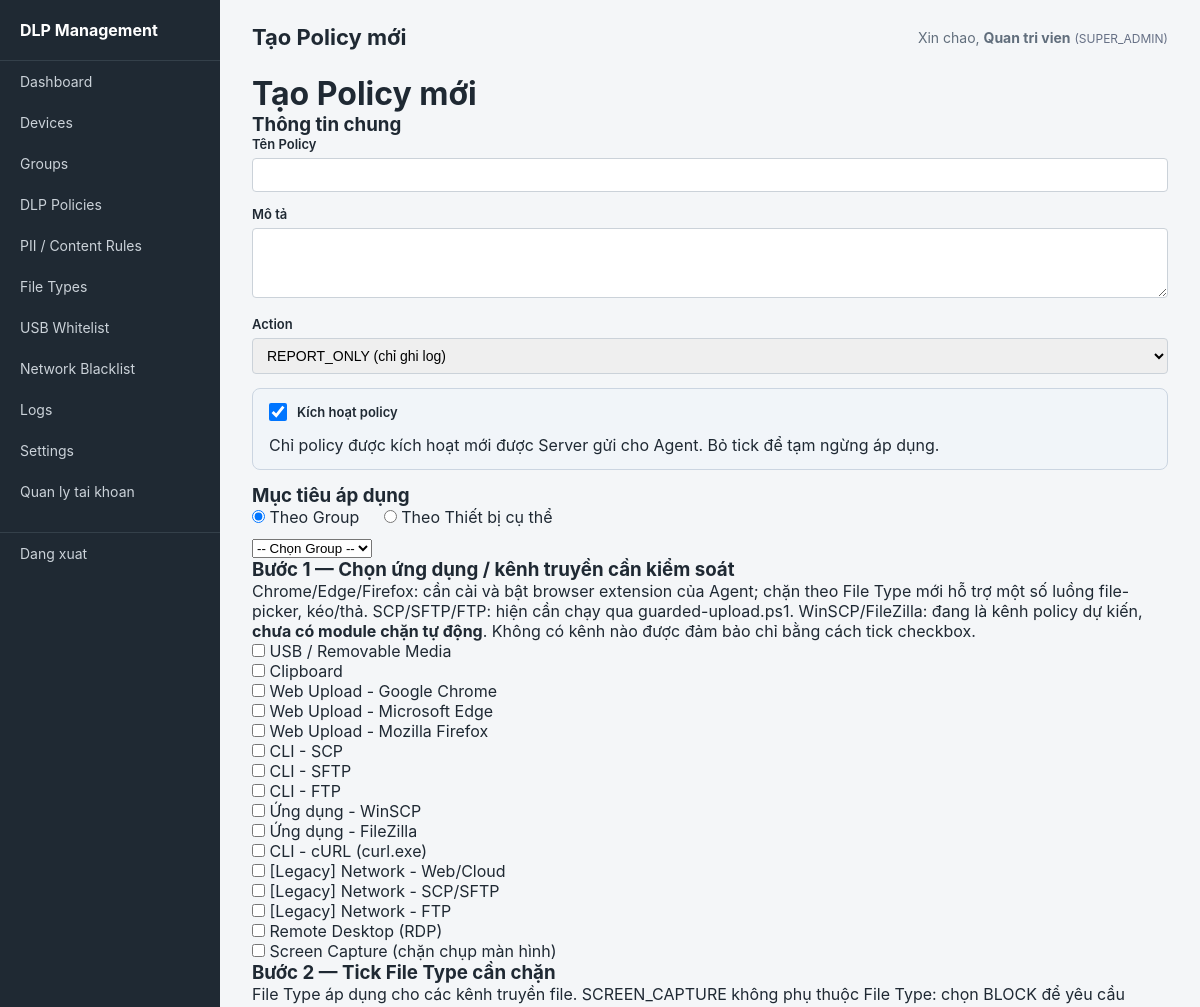
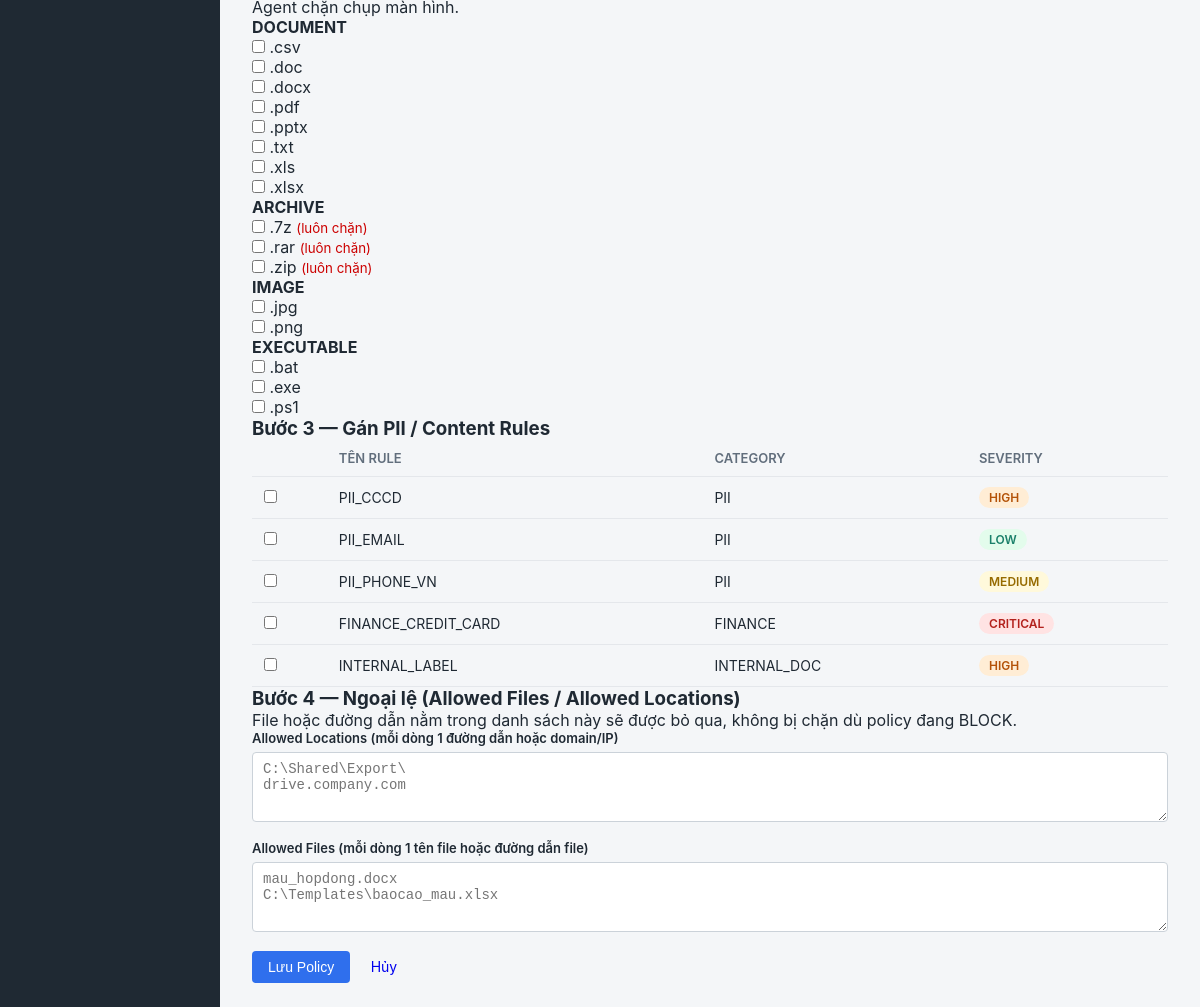
/admin/policy_form.php (signed in), run on the app's committed database (2 pictures, top to bottom).
### tables this page shows
CREATE TABLE dlp_file_types (
    id                                  INT PRIMARY KEY AUTO_INCREMENT,
    extension                           VARCHAR(20) NOT NULL UNIQUE,
    category                            ENUM('DOCUMENT','ARCHIVE','IMAGE','EXECUTABLE','OTHER') NOT NULL,
    always_block_regardless_content     BOOLEAN DEFAULT FALSE,
    description                         VARCHAR(150)
);

CREATE TABLE content_rules (
    id              INT PRIMARY KEY AUTO_INCREMENT,
    rule_name       VARCHAR(100) NOT NULL,
    rule_type       ENUM('REGEX','DICTIONARY') NOT NULL,
    pattern         TEXT NOT NULL,
    category        ENUM('PII','FINANCE','INTERNAL_DOC') NOT NULL,
    severity        ENUM('LOW','MEDIUM','HIGH','CRITICAL') NOT NULL DEFAULT 'MEDIUM',
    is_active       BOOLEAN DEFAULT TRUE,
    created_at      DATETIME DEFAULT CURRENT_TIMESTAMP,
    updated_at      DATETIME DEFAULT CURRENT_TIMESTAMP ON UPDATE CURRENT_TIMESTAMP
);

### includes/helpers.php (called while the page is built, shortened)
<?php
function h(?string $value): string {
    return htmlspecialchars($value ?? '', ENT_QUOTES, 'UTF-8');
}
function severity_badge_class(string $level): string {
    return match ($level) {
        'LOW'      => 'badge-low',
        'MEDIUM'   => 'badge-medium',
        'HIGH'     => 'badge-high',
        'CRITICAL' => 'badge-critical',
        default    => '',
    };
}

### admin/policy_form.php (the view, shortened to what this page needs)
<?php
require_once __DIR__ . '/../config/database.php';
require_once __DIR__ . '/../includes/helpers.php';
$policyId = isset($_GET['id']) ? (int)$_GET['id'] : null;
$exitPointLabels = [
    'USB'               => 'USB / Removable Media',
    'CLIPBOARD'         => 'Clipboard',
    'BROWSER_CHROME'    => 'Web Upload - Google Chrome',
    'BROWSER_EDGE'      => 'Web Upload - Microsoft Edge',
    'BROWSER_FIREFOX'   => 'Web Upload - Mozilla Firefox',
    'CLIENT_SCP'        => 'CLI - SCP',
    'CLIENT_SFTP'       => 'CLI - SFTP',
    'CLIENT_FTP'        => 'CLI - FTP',
    'CLIENT_WINSCP'     => 'Ứng dụng - WinSCP',
    'CLIENT_FILEZILLA'  => 'Ứng dụng - FileZilla',
    'CLIENT_CURL'       => 'CLI - cURL (curl.exe)',
    'NETWORK_WEB'       => '[Legacy] Network - Web/Cloud',
    'NETWORK_SCP_SFTP'  => '[Legacy] Network - SCP/SFTP',
    'NETWORK_FTP'       => '[Legacy] Network - FTP',
    'RDP'               => 'Remote Desktop (RDP)',
    'SCREEN_CAPTURE'    => 'Screen Capture (chặn chụp màn hình)',
];
$devices = $pdo->query("SELECT id, hostname, ip_address FROM devices ORDER BY hostname")->fetchAll();
$fileTypes = $pdo->query("SELECT id, extension, category, always_block_regardless_content FROM dlp_file_types ORDER BY category, extension")->fetchAll();
$contentRules = $pdo->query("SELECT id, rule_name, category, severity FROM content_rules WHERE is_active = 1 ORDER BY category, rule_name")->fetchAll();
$fileTypesByCategory = [];
foreach ($fileTypes as $ft) {
    $fileTypesByCategory[$ft['category']][] = $ft;
}
$policy = [
    'name' => '', 'description' => '', 'target_type' => 'GROUP',
    'target_group_id' => null, 'action' => 'REPORT_ONLY', 'is_active' => 1,
];
$selectedExitPoints = [];
$selectedFileTypes = [];
$selectedContentRules = [];
$allowedLocationsText = '';
$allowedFilesText = '';
$pageTitle = $policyId ? 'Sửa Policy' : 'Tạo Policy mới';
require_once __DIR__ . '/../includes/layout_header.php';
?>
<div class="page-header">
    <h1><?= h($pageTitle) ?></h1>
</div>
<form method="POST">
    <div class="form-section">
        <h3>Thông tin chung</h3>
        <div class="form-group">
            <label>Tên Policy</label>
            <input type="text" name="name" value="<?= h($policy['name']) ?>" required>
        </div>
        <div class="form-group">
            <label>Mô tả</label>
            <textarea name="description" rows="2"><?= h($policy['description']) ?></textarea>
        </div>
        <div class="form-group">
            <label>Action</label>
            <select name="action">
                <option value="REPORT_ONLY" <?= $policy['action'] === 'REPORT_ONLY' ? 'selected' : '' ?>>REPORT_ONLY (chỉ ghi log)</option>
            </select>
        </div>
        <div class="form-group" style="padding:14px 16px; background:#f1f5f9; border:1px solid #cbd5e1; border-radius:8px;">
            <label for="policy_is_active" style="display:inline-flex; align-items:center; gap:10px; cursor:pointer; font-weight:600;">
                <input type="checkbox" id="policy_is_active" name="is_active" value="1"
                    style="width:18px; height:18px; margin:0; flex-shrink:0;"
                    <?= $policy['is_active'] ? 'checked' : '' ?>>
                <span>Kích hoạt policy</span>
            </label>
            <p class="hint" style="margin:8px 0 0;">Chỉ policy được kích hoạt mới được Server gửi cho Agent. Bỏ tick để tạm ngừng áp dụng.</p>
        </div>
    </div>
    <div class="form-section">
        <h3>Mục tiêu áp dụng</h3>
        <label><input type="radio" name="target_type" value="GROUP" onclick="toggleTarget()"
            <?= $policy['target_type'] === 'GROUP' ? 'checked' : '' ?>> Theo Group</label>
        <label style="margin-left:20px;"><input type="radio" name="target_type" value="DEVICE" onclick="toggleTarget()"
            <?= $policy['target_type'] === 'DEVICE' ? 'checked' : '' ?>> Theo Thiết bị cụ thể</label>
        <div id="targetGroupBox" style="margin-top:10px; <?= $policy['target_type'] !== 'GROUP' ? 'display:none;' : '' ?>">
            <select name="target_group_id">
                <option value="">-- Chọn Group --</option>
            </select>
        </div>
    </div>
    <div class="form-section">
        <h3>Bước 1 — Chọn ứng dụng / kênh truyền cần kiểm soát</h3>
        <p class="hint">Chrome/Edge/Firefox: cần cài và bật browser extension của Agent; chặn theo File Type mới hỗ trợ một số luồng file-picker, kéo/thả. SCP/SFTP/FTP: hiện cần chạy qua guarded-upload.ps1. WinSCP/FileZilla: đang là kênh policy dự kiến, <strong>chưa có module chặn tự động</strong>. Không có kênh nào được đảm bảo chỉ bằng cách tick checkbox.</p>
        <div class="checkbox-list">
            <?php foreach ($exitPointLabels as $value => $label): ?>
            <label>
                <input type="checkbox" name="exit_points[]" value="<?= $value ?>"
                    <?= in_array($value, $selectedExitPoints) ? 'checked' : '' ?>>
                <?= h($label) ?>
            </label><br>
            <?php endforeach; ?>
        </div>
    </div>
    <div class="form-section">
        <h3>Bước 2 — Tick File Type cần chặn</h3>
        <p class="hint">File Type áp dụng cho các kênh truyền file. SCREEN_CAPTURE không phụ thuộc File Type: chọn BLOCK để yêu cầu Agent chặn chụp màn hình.</p>
        <?php foreach ($fileTypesByCategory as $category => $items): ?>
        <h4><?= h($category) ?></h4>
        <div class="checkbox-list">
            <?php foreach ($items as $ft): ?>
            <label>
                <input type="checkbox" name="file_types[]" value="<?= $ft['id'] ?>"
                    <?= in_array($ft['id'], $selectedFileTypes) ? 'checked' : '' ?>>
                .<?= h($ft['extension']) ?>
                <?= $ft['always_block_regardless_content'] ? '<small style="color:#c00;">(luôn chặn)</small>' : '' ?>
            </label><br>
            <?php endforeach; ?>
        </div>
        <?php endforeach; ?>
    </div>
    <div class="form-section">
        <h3>Bước 3 — Gán PII / Content Rules</h3>
        <table class="data-table">
            <thead><tr><th></th><th>Tên Rule</th><th>Category</th><th>Severity</th></tr></thead>
            <tbody>
            <?php foreach ($contentRules as $cr): ?>
            <tr>
                <td><input type="checkbox" name="content_rules[]" value="<?= $cr['id'] ?>"
                    <?= in_array($cr['id'], $selectedContentRules) ? 'checked' : '' ?>></td>
                <td><?= h($cr['rule_name']) ?></td>
                <td><?= h($cr['category']) ?></td>
                <td><span class="badge <?= severity_badge_class($cr['severity']) ?>"><?= h($cr['severity']) ?></span></td>
            </tr>
            <?php endforeach; ?>
            </tbody>
        </table>
    </div>
    <div class="form-section">
        <h3>Bước 4 — Ngoại lệ (Allowed Files / Allowed Locations)</h3>
        <p class="hint">File hoặc đường dẫn nằm trong danh sách này sẽ được bỏ qua, không bị chặn dù policy đang BLOCK.</p>
        <div class="form-group">
            <label>Allowed Locations (mỗi dòng 1 đường dẫn hoặc domain/IP)</label>
            <textarea name="allowed_locations" rows="3" placeholder="C:\Shared\Export\&#10;drive.company.com"><?= h($allowedLocationsText) ?></textarea>
        </div>
        <div class="form-group">
            <label>Allowed Files (mỗi dòng 1 tên file hoặc đường dẫn file)</label>
            <textarea name="allowed_files" rows="3" placeholder="mau_hopdong.docx&#10;C:\Templates\baocao_mau.xlsx"><?= h($allowedFilesText) ?></textarea>
        </div>
    </div>
    <button type="submit" class="btn btn-primary">Lưu Policy</button>
    <a href="policies.php" class="btn">Hủy</a>
</form>
<?php require_once __DIR__ . '/../includes/layout_footer.php'; ?>

### admin/assets/style.css (style rules this page uses)
* { box-sizing: border-box; margin: 0; padding: 0; }
body { font-family: -apple-system, "Segoe UI", Roboto, Arial, sans-serif; background: #f4f6f8; color: #1f2933; }
table { width: 100%; border-collapse: collapse; font-size: 14px; }
th, td { text-align: left; padding: 10px 12px; border-bottom: 1px solid #e4e7eb; }
th { color: #616e7c; font-weight: 600; font-size: 13px; text-transform: uppercase; }
.form-group { margin-bottom: 14px; }
.form-group label { display: block; font-size: 13px; font-weight: 600; margin-bottom: 6px; }
.form-group input, .form-group select, .form-group textarea { width: 100%; padding: 8px 10px; border: 1px solid #cbd2d9; border-radius: 4px; font-size: 14px; }
.form-group textarea { min-height: 70px; font-family: monospace; }
.btn { display: inline-block; padding: 8px 16px; border-radius: 4px; border: none; font-size: 14px; cursor: pointer; text-decoration: none; }
.btn-primary { background: #2f6fed; color: #fff; }
.badge { display: inline-block; padding: 3px 10px; border-radius: 12px; font-size: 12px; font-weight: 600; }
.badge-low { background: #e3fcec; color: #1b806a; }
.badge-medium { background: #fff9db; color: #966b00; }
.badge-high { background: #ffedd5; color: #b45309; }
.badge-critical { background: #ffe3e3; color: #b3221d; }

### data on the page
dlp_file_types: extension "csv"
dlp_file_types: extension "doc"
dlp_file_types: extension "docx"
dlp_file_types: extension "pdf"
dlp_file_types: extension "pptx"
dlp_file_types: extension "txt"
dlp_file_types: extension "xls"
dlp_file_types: extension "xlsx"
dlp_file_types: extension "7z", always_block_regardless_content "(luôn chặn)"
dlp_file_types: extension "rar", always_block_regardless_content "(luôn chặn)"
dlp_file_types: extension "zip", always_block_regardless_content "(luôn chặn)"
dlp_file_types: extension "jpg"
dlp_file_types: extension "png"
dlp_file_types: extension "bat"
dlp_file_types: extension "exe"
dlp_file_types: extension "ps1"
content_rules: rule_name "PII_CCCD", category "PII", severity "HIGH"
content_rules: rule_name "PII_EMAIL", category "PII", severity "LOW"
content_rules: rule_name "PII_PHONE_VN", category "PII", severity "MEDIUM"
content_rules: rule_name "FINANCE_CREDIT_CARD", category "FINANCE", severity "CRITICAL"
content_rules: rule_name "INTERNAL_LABEL", category "INTERNAL_DOC", severity "HIGH"

### other printed values
$item['label'] "Dashboard"
$item['label'] "Devices"
$item['label'] "Groups"
$item['label'] "DLP Policies"
$item['label'] "PII / Content Rules"
$item['label'] "File Types"
$item['label'] "USB Whitelist"
$item['label'] "Network Blacklist"
$item['label'] "Logs"
$item['label'] "Settings"
$item['label'] "Quan ly tai khoan"
$pageTitle "Tạo Policy mới"
current_admin_name() "Quan tri vien"
current_admin_role() "SUPER_ADMIN"
$label "USB / Removable Media"
